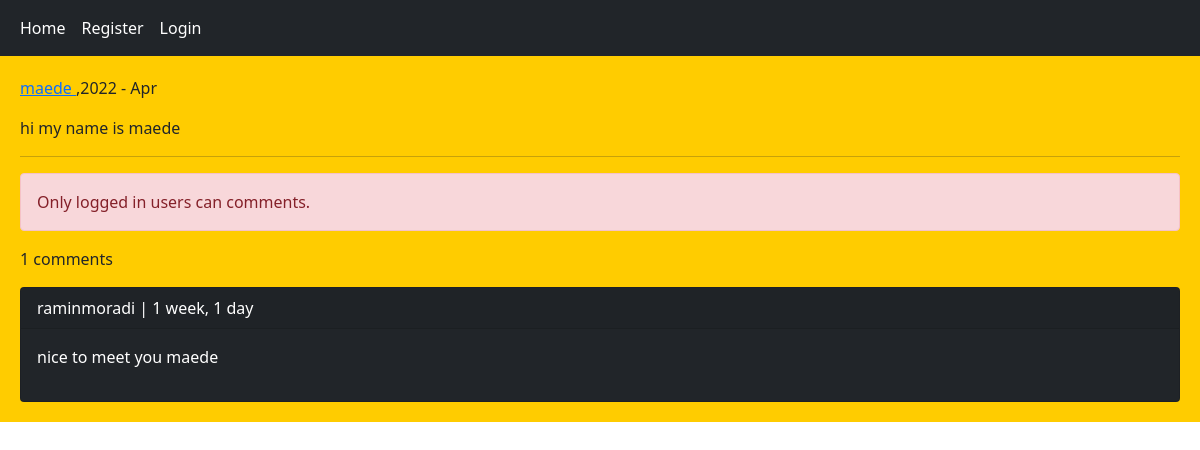
Page /post/1/my-name-is-maede/ on the committed database.
### home/models.py (models this page shows, shortened)
class Post(models.Model):
    user = models.ForeignKey(User,on_delete=models.CASCADE,related_name='posts')
    body = models.TextField()
    slug = models.SlugField()
    created = models.DateTimeField(auto_now_add=True)
    updated = models.DateTimeField(auto_now=True)
    class Meta:
        ordering = ['-created','-updated']

class Comment(models.Model):
    user = models.ForeignKey(User , on_delete=models.CASCADE, related_name='ucomments')
    post = models.ForeignKey(Post , on_delete=models.CASCADE, related_name='pcomments')
    replay = models.ForeignKey('self', on_delete=models.CASCADE , related_name='rcomments', blank=True, null=True)
    is_replay = models.BooleanField(default=False)
    body = models.TextField(max_length=400)
    created = models.DateTimeField(auto_now_add=True)

### home/views.py (the view, shortened to what this page needs)
# urls.py: path('post/<int:post_id>/<slug:post_slug>/',views.PostDetailView.as_view(),name = 'post_detail'),
class PostDetailView(View):
    form_class = CommentCreatForm
    def setup(self, request, *args, **kwargs):
        self.post_instance = get_object_or_404(Post, pk=kwargs['post_id'], slug=kwargs['post_slug'])
        return super().setup(request,*args,**kwargs)
    def get(self,request,*args,**kwargs):
        comments = self.post_instance.pcomments.filter(is_replay = False)
        return render(request,'home/detail.html', {'post':self.post_instance, 'comments':comments, 'form_user':self.form_class})

### home/templates/home/detail.html (shortened to what this page needs)
{% extends 'base.html' %}
{% block content %}
    <p> <a href="{% url 'accounts:user_profile' post.user.id %}"> {{ post.user }} </a> ,{{ post.updated|date:"Y - M" }}</p>
    <p>{{ post.body }}</p>
    <hr/>
{% if request.user.is_authenticated %}
    <form action="" method="post">
        {% csrf_token %}
        {{ form_user.as_p }}
        <input type="submit" value="Send">
    </form>
{% else %}
    <p class="alert alert-danger">Only logged in users can comments.</p>
{% endif %}
    <p>{{ comments.count }} comments </p>
    {% for comment in comments %}
        <div class="card bg-dark text-white">
            <p class="card-header"> {{ comment.user }} | {{ comment.created|timesince }} </p>
            <p class="card-body">{{ comment.body }}</p>
    {% empty %}
            <p class="btn btn-dark ">No comment yet.</p>
        </div>
    {% endfor %}
{% endblock %}

### rows in the picture
Post: user "maede", updated "2022 - Apr", body "hi my name is maede"
Comment: user "raminmoradi", created "1 week, 1 day", body "nice to meet you maede"

### other values in the picture
{{ comments.count }} "1"
